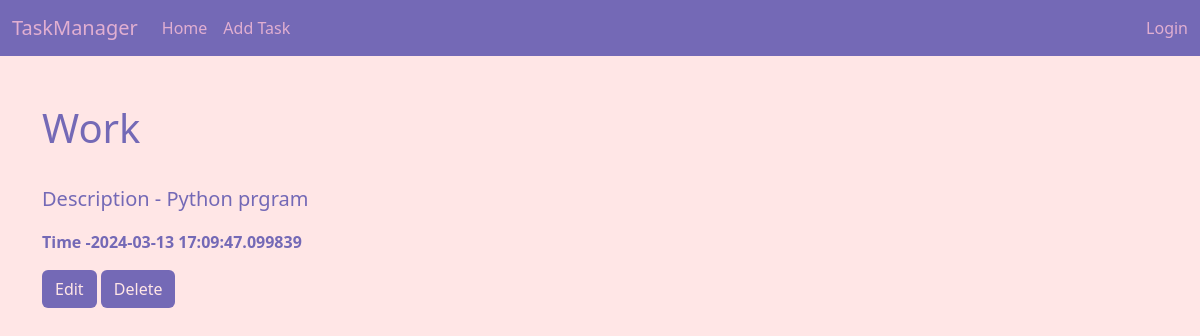
The app's page /single_task/10 with its own data.
### db/__init__.py (models this page shows, shortened)
class Task(Base):
    __tablename__="tasks"
    id=Column(Integer,primary_key=True)
    title=Column(String(100),nullable=False,index=True)
    description=Column(Text(),nullable=False)
    created_at = Column(DateTime, default=datetime.utcnow, nullable=False)
    user_id=Column(Integer(),ForeignKey("users.id"))

### app.py (the view)
@app.route('/single_task/<int:myid>')
def singleTask(myid):
    tasks=tsk.query.filter_by(id=myid).first()
    return render_template('single_task.html',tasks =tasks)

### app.py (called while the page is built)
@app.teardown_appcontext
def shutdown_session(exception=None):
    db_session.remove()

### templates/single_task.html (shortened to what this page needs)
{% extends 'index.html' %}
{% block content %}
<div class="single_task">
    <h1 class="s_task">{{tasks.title}}</h1>
    <p class="s_des"> Description - {{tasks.description}}</p>
    <p>
    <strong class="s_time">Time -{{tasks.created_at}}</strong></p>
    <a href="/update_task/{{tasks.id}}" class=" btn btn_s">Edit</a>
    <a href="/delete_task/{{tasks.id}}" class="btn btn_s">Delete</a>
</div>
{% endblock %}

### static/index.css (style rules this page uses)
* { margin: 0; padding: 0; }
body { background-color: #FFE6E6; }
body .single_task { color: #7469B6; }
body .s_des { font-size: 20px; }
body .btn_s { background-color: #7469B6; color: #FFE6E6; }

### records on screen
Task: title "Work", description "Python prgram", created_at "2024-03-13 17:09:47.099839"
